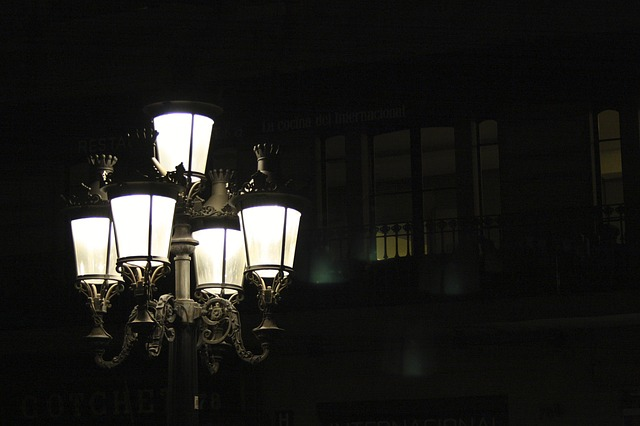
%> input picture glow_rendering_code/img/ICCV2007/0009.png, 640 x 426 px
$ octave repro_ICCV2007_Fig5.m   (GNU Octave 9; MATLAB toolbox functions it lacks are replaced by stand-ins)
%> lines starting %> are read from the running program, lines starting %| are printed output that depends on the picture
clc; clear;

%%%%%%%%%%%%%%%%%%%%%%%%%%%%%%%%%%%%%%%%%%%%%%%%%%%%%
% reproduce Fig. 5 in ICCV 2007 paper
%%%%%%%%%%%%%%%%%%%%%%%%%%%%%%%%%%%%%%%%%%%%%%%%%%%%%

% q is forward scattering parameter
% 0.0-0.2 air
% 0.2-0.7 aerosol
% 0.7-0.8 haze
% 0.8-0.85 mist
% 0.85-0.9 fog
% 0.9-1.0 rain
q = 0.2;

% T is optical thickness
% According to Narasimhan in CVPR03 paper,
% T = sigma * R (extinctiontion coefficition * distance or depth)
% which is the same \beta d in haze modeling
T = 1.2;    % possibly [0.7 1.2 4]

% k is conversion parameter from original solution to approximate kernel
k = 0.5;


sprow = 2; spcol = 4;
fig = figure('Position',[9   722   908   394]);

% clean_path = './img/ICCV2007/5a.bmp';
clean_path = './img/ICCV2007/0009.png';

clean_img = im2double(imread(clean_path));
[R,C,Z] = size(clean_img);
%> R = 426; C = 640; Z = 3

subplot(sprow,spcol,1), imshow(clean_img); title('clean');


%%
% q_cand = [0.68,0.5,0.3];
q_cand = [0.70,0.55,0.3];

for qidx=1:length(q_cand)
    q = q_cand(qidx);

    %%

    % Approximated convolution kernel for APSF
    % S. Metari and F. Deschenes,
    % A New Convolution Kernel for Atmospheric Point Spread Function Applied to Computer Vision, ICCV 2007

    p = k*T;            % eq (9)
    sigma = (1-q)/q;    % eq (1)
    mu = 0; % assuming mean is equal to zero
    A = @(p,sigma) sqrt(sigma.^2 * gamma(1/p) / gamma(3/p));    % scale parameter

    x = -6:12/100:6;

    [XX,YY] = meshgrid(x,x);
    APSF2D = exp(-(XX.^2+YY.^2).^(p/2)/abs(A(p,sigma))^p) / (2*gamma(1+1/p)*A(p,sigma))^2;
    APSF2D = APSF2D/sum(APSF2D(:));

    img = imfilter(clean_img,APSF2D);

    %%
    subplot(sprow,spcol,qidx+1);
    imshow(img);
    title(sprintf('T=%2.1f q=%3.2f',T,q));

    subplot(sprow,spcol,spcol+qidx+1);
    plot(x,APSF2D(:,round(size(APSF2D,1)/2))/sum(APSF2D(:)),'linewidth',1.5);

end
%> this loop made 3 passes
%> pass 1, `img = imfilter(clean_img,APSF2D);`:
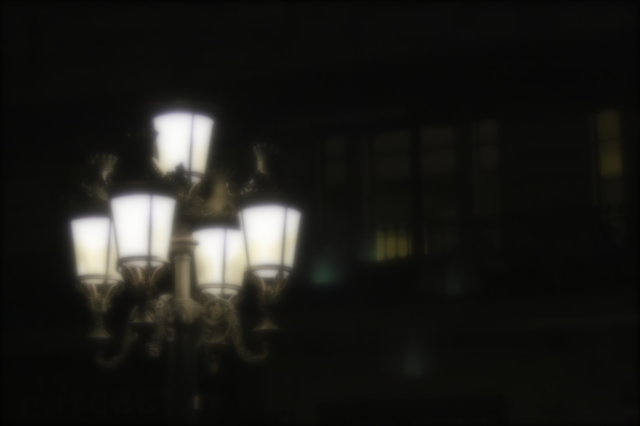
%> img: size 426x640x3 double; mean R, G, B 0.109, 0.108, 0.0968
%> pass 2, `img = imfilter(clean_img,APSF2D);`:
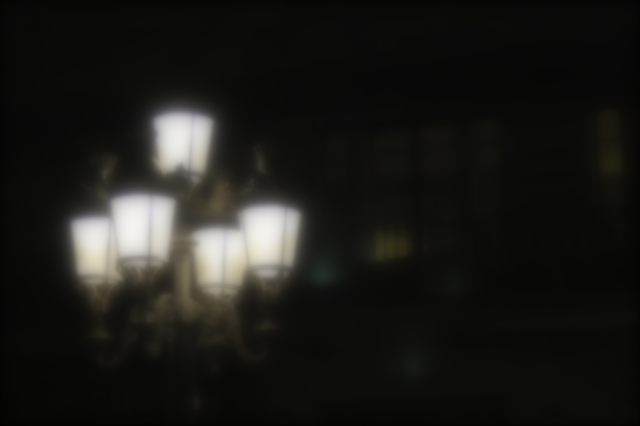
%> img: size 426x640x3 double; mean R, G, B 0.109, 0.107, 0.0963
%> pass 3, `img = imfilter(clean_img,APSF2D);`:
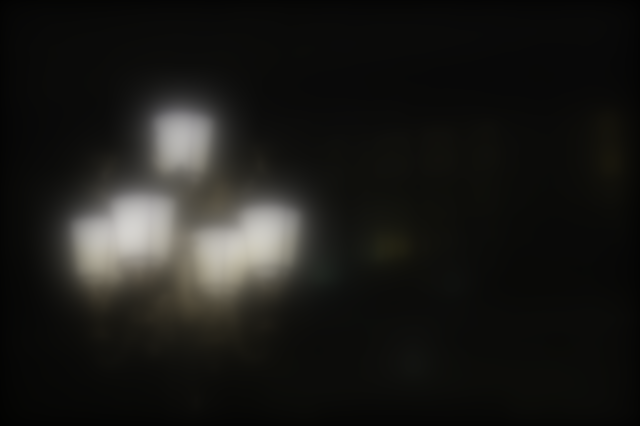
%> img: size 426x640x3 double; mean R, G, B 0.108, 0.106, 0.0953
%> after the loop:
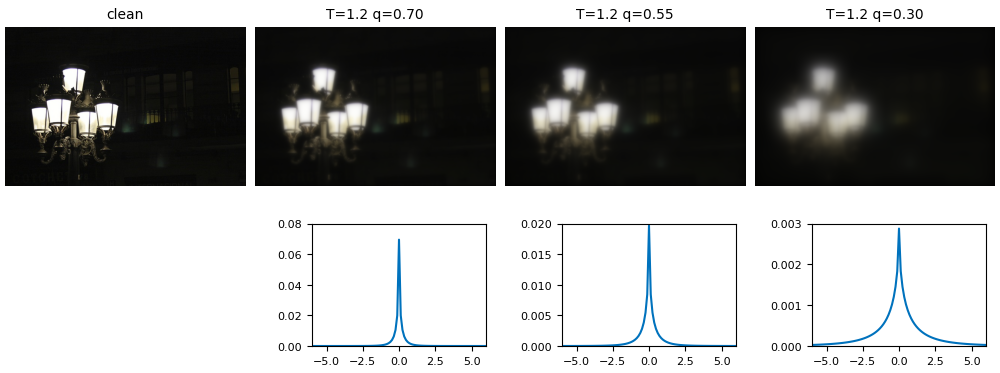
%> figure redrawn from the program's plot data, 7 panels
